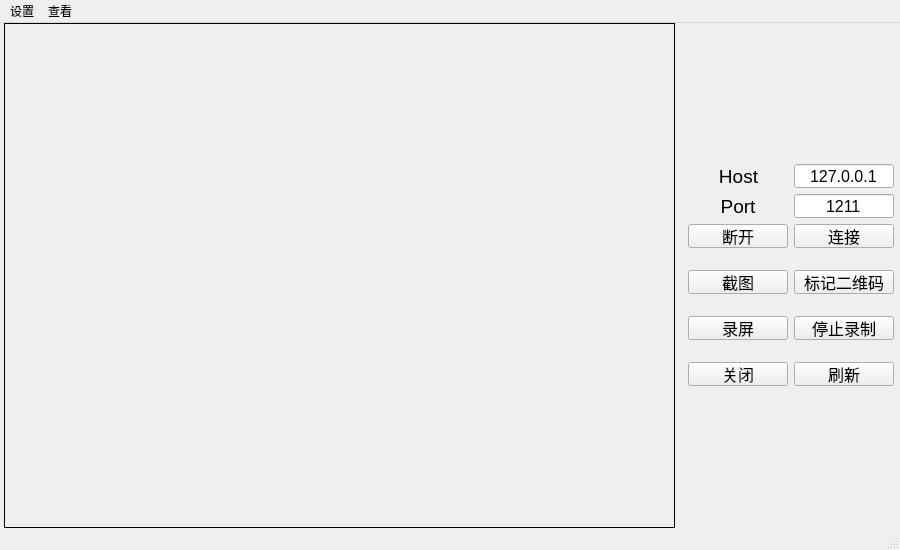
<?xml version="1.0" encoding="UTF-8"?>
<ui version="4.0">
 <class>MainWindow</class>
 <widget class="QMainWindow" name="MainWindow">
  <property name="windowModality">
   <enum>Qt::NonModal</enum>
  </property>
  <property name="geometry">
   <rect>
    <x>0</x>
    <y>0</y>
    <width>900</width>
    <height>550</height>
   </rect>
  </property>
  <property name="sizePolicy">
   <sizepolicy hsizetype="Preferred" vsizetype="Preferred">
    <horstretch>0</horstretch>
    <verstretch>0</verstretch>
   </sizepolicy>
  </property>
  <property name="minimumSize">
   <size>
    <width>0</width>
    <height>0</height>
   </size>
  </property>
  <property name="maximumSize">
   <size>
    <width>16777215</width>
    <height>16777215</height>
   </size>
  </property>
  <property name="windowTitle">
   <string>ClientGUI</string>
  </property>
  <property name="iconSize">
   <size>
    <width>128</width>
    <height>128</height>
   </size>
  </property>
  <widget class="QWidget" name="centralwidget">
   <property name="sizePolicy">
    <sizepolicy hsizetype="Expanding" vsizetype="Expanding">
     <horstretch>0</horstretch>
     <verstretch>0</verstretch>
    </sizepolicy>
   </property>
   <property name="minimumSize">
    <size>
     <width>900</width>
     <height>500</height>
    </size>
   </property>
   <property name="maximumSize">
    <size>
     <width>1920</width>
     <height>1080</height>
    </size>
   </property>
   <layout class="QHBoxLayout" name="horizontalLayout_2">
    <property name="sizeConstraint">
     <enum>QLayout::SetDefaultConstraint</enum>
    </property>
    <property name="leftMargin">
     <number>4</number>
    </property>
    <property name="topMargin">
     <number>0</number>
    </property>
    <property name="rightMargin">
     <number>4</number>
    </property>
    <property name="bottomMargin">
     <number>0</number>
    </property>
    <item>
     <widget class="QLabel" name="imageLabel">
      <property name="sizePolicy">
       <sizepolicy hsizetype="Expanding" vsizetype="Expanding">
        <horstretch>0</horstretch>
        <verstretch>0</verstretch>
       </sizepolicy>
      </property>
      <property name="minimumSize">
       <size>
        <width>640</width>
        <height>480</height>
       </size>
      </property>
      <property name="maximumSize">
       <size>
        <width>1280</width>
        <height>720</height>
       </size>
      </property>
      <property name="cursor">
       <cursorShape>CrossCursor</cursorShape>
      </property>
      <property name="frameShape">
       <enum>QFrame::Panel</enum>
      </property>
      <property name="text">
       <string/>
      </property>
      <property name="alignment">
       <set>Qt::AlignCenter</set>
      </property>
     </widget>
    </item>
    <item>
     <layout class="QHBoxLayout" name="horizontalLayout">
      <property name="sizeConstraint">
       <enum>QLayout::SetNoConstraint</enum>
      </property>
      <property name="leftMargin">
       <number>4</number>
      </property>
      <property name="topMargin">
       <number>4</number>
      </property>
      <property name="rightMargin">
       <number>4</number>
      </property>
      <property name="bottomMargin">
       <number>4</number>
      </property>
      <item>
       <layout class="QFormLayout" name="formLayout">
        <property name="sizeConstraint">
         <enum>QLayout::SetNoConstraint</enum>
        </property>
        <property name="labelAlignment">
         <set>Qt::AlignCenter</set>
        </property>
        <property name="formAlignment">
         <set>Qt::AlignCenter</set>
        </property>
        <property name="leftMargin">
         <number>0</number>
        </property>
        <property name="rightMargin">
         <number>1</number>
        </property>
        <property name="bottomMargin">
         <number>1</number>
        </property>
        <item row="0" column="0">
         <widget class="QLabel" name="hostLabel">
          <property name="font">
           <font>
            <pointsize>14</pointsize>
           </font>
          </property>
          <property name="text">
           <string>Host</string>
          </property>
          <property name="alignment">
           <set>Qt::AlignCenter</set>
          </property>
         </widget>
        </item>
        <item row="0" column="1">
         <widget class="QLineEdit" name="hostEdit">
          <property name="sizePolicy">
           <sizepolicy hsizetype="Preferred" vsizetype="Preferred">
            <horstretch>0</horstretch>
            <verstretch>0</verstretch>
           </sizepolicy>
          </property>
          <property name="minimumSize">
           <size>
            <width>100</width>
            <height>24</height>
           </size>
          </property>
          <property name="maximumSize">
           <size>
            <width>100</width>
            <height>24</height>
           </size>
          </property>
          <property name="font">
           <font>
            <pointsize>12</pointsize>
           </font>
          </property>
          <property name="inputMethodHints">
           <set>Qt::ImhNone</set>
          </property>
          <property name="text">
           <string>127.0.0.1</string>
          </property>
          <property name="maxLength">
           <number>15</number>
          </property>
          <property name="alignment">
           <set>Qt::AlignCenter</set>
          </property>
         </widget>
        </item>
        <item row="1" column="0">
         <widget class="QLabel" name="portLabel">
          <property name="font">
           <font>
            <pointsize>14</pointsize>
           </font>
          </property>
          <property name="text">
           <string>Port</string>
          </property>
          <property name="alignment">
           <set>Qt::AlignCenter</set>
          </property>
         </widget>
        </item>
        <item row="1" column="1">
         <widget class="QLineEdit" name="portEdit">
          <property name="sizePolicy">
           <sizepolicy hsizetype="Preferred" vsizetype="Preferred">
            <horstretch>0</horstretch>
            <verstretch>0</verstretch>
           </sizepolicy>
          </property>
          <property name="minimumSize">
           <size>
            <width>100</width>
            <height>24</height>
           </size>
          </property>
          <property name="maximumSize">
           <size>
            <width>100</width>
            <height>24</height>
           </size>
          </property>
          <property name="font">
           <font>
            <pointsize>12</pointsize>
           </font>
          </property>
          <property name="inputMethodHints">
           <set>Qt::ImhNone</set>
          </property>
          <property name="text">
           <string>1211</string>
          </property>
          <property name="maxLength">
           <number>5</number>
          </property>
          <property name="alignment">
           <set>Qt::AlignCenter</set>
          </property>
         </widget>
        </item>
        <item row="2" column="0">
         <widget class="QPushButton" name="closeButton">
          <property name="sizePolicy">
           <sizepolicy hsizetype="Preferred" vsizetype="Preferred">
            <horstretch>0</horstretch>
            <verstretch>0</verstretch>
           </sizepolicy>
          </property>
          <property name="minimumSize">
           <size>
            <width>100</width>
            <height>24</height>
           </size>
          </property>
          <property name="maximumSize">
           <size>
            <width>100</width>
            <height>24</height>
           </size>
          </property>
          <property name="font">
           <font>
            <pointsize>12</pointsize>
           </font>
          </property>
          <property name="text">
           <string>断开</string>
          </property>
         </widget>
        </item>
        <item row="2" column="1">
         <widget class="QPushButton" name="connectButton">
          <property name="sizePolicy">
           <sizepolicy hsizetype="Preferred" vsizetype="Preferred">
            <horstretch>0</horstretch>
            <verstretch>0</verstretch>
           </sizepolicy>
          </property>
          <property name="minimumSize">
           <size>
            <width>100</width>
            <height>24</height>
           </size>
          </property>
          <property name="maximumSize">
           <size>
            <width>100</width>
            <height>24</height>
           </size>
          </property>
          <property name="font">
           <font>
            <pointsize>12</pointsize>
           </font>
          </property>
          <property name="text">
           <string>连接</string>
          </property>
         </widget>
        </item>
        <item row="3" column="0">
         <spacer name="verticalSpacer">
          <property name="orientation">
           <enum>Qt::Vertical</enum>
          </property>
          <property name="sizeType">
           <enum>QSizePolicy::Fixed</enum>
          </property>
          <property name="sizeHint" stdset="0">
           <size>
            <width>10</width>
            <height>10</height>
           </size>
          </property>
         </spacer>
        </item>
        <item row="4" column="0">
         <widget class="QPushButton" name="downloadButton">
          <property name="sizePolicy">
           <sizepolicy hsizetype="Preferred" vsizetype="Preferred">
            <horstretch>0</horstretch>
            <verstretch>0</verstretch>
           </sizepolicy>
          </property>
          <property name="minimumSize">
           <size>
            <width>100</width>
            <height>24</height>
           </size>
          </property>
          <property name="maximumSize">
           <size>
            <width>100</width>
            <height>24</height>
           </size>
          </property>
          <property name="font">
           <font>
            <pointsize>12</pointsize>
           </font>
          </property>
          <property name="text">
           <string>截图</string>
          </property>
         </widget>
        </item>
        <item row="4" column="1">
         <widget class="QPushButton" name="decodeQRButton">
          <property name="sizePolicy">
           <sizepolicy hsizetype="Preferred" vsizetype="Preferred">
            <horstretch>0</horstretch>
            <verstretch>0</verstretch>
           </sizepolicy>
          </property>
          <property name="minimumSize">
           <size>
            <width>100</width>
            <height>24</height>
           </size>
          </property>
          <property name="maximumSize">
           <size>
            <width>100</width>
            <height>24</height>
           </size>
          </property>
          <property name="font">
           <font>
            <pointsize>12</pointsize>
           </font>
          </property>
          <property name="text">
           <string>标记二维码</string>
          </property>
         </widget>
        </item>
        <item row="5" column="0">
         <spacer name="verticalSpacer_2">
          <property name="orientation">
           <enum>Qt::Vertical</enum>
          </property>
          <property name="sizeType">
           <enum>QSizePolicy::Fixed</enum>
          </property>
          <property name="sizeHint" stdset="0">
           <size>
            <width>20</width>
            <height>10</height>
           </size>
          </property>
         </spacer>
        </item>
        <item row="8" column="1">
         <widget class="QPushButton" name="refreshButton">
          <property name="sizePolicy">
           <sizepolicy hsizetype="Preferred" vsizetype="Preferred">
            <horstretch>0</horstretch>
            <verstretch>0</verstretch>
           </sizepolicy>
          </property>
          <property name="minimumSize">
           <size>
            <width>100</width>
            <height>24</height>
           </size>
          </property>
          <property name="maximumSize">
           <size>
            <width>100</width>
            <height>24</height>
           </size>
          </property>
          <property name="font">
           <font>
            <pointsize>12</pointsize>
           </font>
          </property>
          <property name="text">
           <string>刷新</string>
          </property>
         </widget>
        </item>
        <item row="8" column="0">
         <widget class="QPushButton" name="closeAllButton">
          <property name="sizePolicy">
           <sizepolicy hsizetype="Fixed" vsizetype="Fixed">
            <horstretch>0</horstretch>
            <verstretch>0</verstretch>
           </sizepolicy>
          </property>
          <property name="minimumSize">
           <size>
            <width>100</width>
            <height>24</height>
           </size>
          </property>
          <property name="maximumSize">
           <size>
            <width>100</width>
            <height>24</height>
           </size>
          </property>
          <property name="font">
           <font>
            <pointsize>12</pointsize>
           </font>
          </property>
          <property name="text">
           <string>关闭</string>
          </property>
         </widget>
        </item>
        <item row="6" column="0">
         <widget class="QPushButton" name="recordButton">
          <property name="sizePolicy">
           <sizepolicy hsizetype="Fixed" vsizetype="Fixed">
            <horstretch>0</horstretch>
            <verstretch>0</verstretch>
           </sizepolicy>
          </property>
          <property name="minimumSize">
           <size>
            <width>100</width>
            <height>24</height>
           </size>
          </property>
          <property name="maximumSize">
           <size>
            <width>100</width>
            <height>24</height>
           </size>
          </property>
          <property name="font">
           <font>
            <pointsize>12</pointsize>
           </font>
          </property>
          <property name="text">
           <string>录屏</string>
          </property>
         </widget>
        </item>
        <item row="6" column="1">
         <widget class="QPushButton" name="stopRecordButton">
          <property name="sizePolicy">
           <sizepolicy hsizetype="Fixed" vsizetype="Fixed">
            <horstretch>0</horstretch>
            <verstretch>0</verstretch>
           </sizepolicy>
          </property>
          <property name="minimumSize">
           <size>
            <width>100</width>
            <height>24</height>
           </size>
          </property>
          <property name="maximumSize">
           <size>
            <width>100</width>
            <height>24</height>
           </size>
          </property>
          <property name="font">
           <font>
            <pointsize>12</pointsize>
           </font>
          </property>
          <property name="text">
           <string>停止录制</string>
          </property>
         </widget>
        </item>
        <item row="7" column="0">
         <spacer name="verticalSpacer_3">
          <property name="orientation">
           <enum>Qt::Vertical</enum>
          </property>
          <property name="sizeType">
           <enum>QSizePolicy::Fixed</enum>
          </property>
          <property name="sizeHint" stdset="0">
           <size>
            <width>20</width>
            <height>10</height>
           </size>
          </property>
         </spacer>
        </item>
       </layout>
      </item>
     </layout>
    </item>
   </layout>
  </widget>
  <widget class="QMenuBar" name="menubar">
   <property name="geometry">
    <rect>
     <x>0</x>
     <y>0</y>
     <width>900</width>
     <height>26</height>
    </rect>
   </property>
   <widget class="QMenu" name="menu">
    <property name="title">
     <string>设置</string>
    </property>
    <addaction name="actionEditOutputPath"/>
   </widget>
   <widget class="QMenu" name="menu_2">
    <property name="title">
     <string>查看</string>
    </property>
    <addaction name="actionOpenFrames"/>
    <addaction name="actionOpenVideos"/>
   </widget>
   <addaction name="menu"/>
   <addaction name="menu_2"/>
  </widget>
  <widget class="QStatusBar" name="statusbar"/>
  <action name="actionEditOutputPath">
   <property name="text">
    <string>编辑保存路径</string>
   </property>
  </action>
  <action name="actionOpenFrames">
   <property name="text">
    <string>查看截图</string>
   </property>
  </action>
  <action name="actionOpenVideos">
   <property name="text">
    <string>查看录屏</string>
   </property>
  </action>
 </widget>
 <resources/>
 <connections>
  <connection>
   <sender>closeButton</sender>
   <signal>clicked()</signal>
   <receiver>MainWindow</receiver>
   <slot>closeCamera()</slot>
   <hints>
    <hint type="sourcelabel">
     <x>754</x>
     <y>194</y>
    </hint>
    <hint type="destinationlabel">
     <x>870</x>
     <y>139</y>
    </hint>
   </hints>
  </connection>
  <connection>
   <sender>decodeQRButton</sender>
   <signal>clicked()</signal>
   <receiver>MainWindow</receiver>
   <slot>decodeQR()</slot>
   <hints>
    <hint type="sourcelabel">
     <x>860</x>
     <y>292</y>
    </hint>
    <hint type="destinationlabel">
     <x>900</x>
     <y>232</y>
    </hint>
   </hints>
  </connection>
  <connection>
   <sender>downloadButton</sender>
   <signal>clicked()</signal>
   <receiver>MainWindow</receiver>
   <slot>download()</slot>
   <hints>
    <hint type="sourcelabel">
     <x>754</x>
     <y>292</y>
    </hint>
    <hint type="destinationlabel">
     <x>775</x>
     <y>216</y>
    </hint>
   </hints>
  </connection>
  <connection>
   <sender>connectButton</sender>
   <signal>clicked()</signal>
   <receiver>MainWindow</receiver>
   <slot>connect()</slot>
   <hints>
    <hint type="sourcelabel">
     <x>860</x>
     <y>194</y>
    </hint>
    <hint type="destinationlabel">
     <x>848</x>
     <y>177</y>
    </hint>
   </hints>
  </connection>
  <connection>
   <sender>refreshButton</sender>
   <signal>clicked()</signal>
   <receiver>MainWindow</receiver>
   <slot>refreshGraphicsViewSize()</slot>
   <hints>
    <hint type="sourcelabel">
     <x>860</x>
     <y>481</y>
    </hint>
    <hint type="destinationlabel">
     <x>714</x>
     <y>512</y>
    </hint>
   </hints>
  </connection>
  <connection>
   <sender>closeAllButton</sender>
   <signal>clicked()</signal>
   <receiver>MainWindow</receiver>
   <slot>close()</slot>
   <hints>
    <hint type="sourcelabel">
     <x>667</x>
     <y>468</y>
    </hint>
    <hint type="destinationlabel">
     <x>700</x>
     <y>421</y>
    </hint>
   </hints>
  </connection>
  <connection>
   <sender>recordButton</sender>
   <signal>clicked()</signal>
   <receiver>MainWindow</receiver>
   <slot>record()</slot>
   <hints>
    <hint type="sourcelabel">
     <x>715</x>
     <y>382</y>
    </hint>
    <hint type="destinationlabel">
     <x>679</x>
     <y>321</y>
    </hint>
   </hints>
  </connection>
  <connection>
   <sender>stopRecordButton</sender>
   <signal>clicked()</signal>
   <receiver>MainWindow</receiver>
   <slot>stopRecord()</slot>
   <hints>
    <hint type="sourcelabel">
     <x>804</x>
     <y>371</y>
    </hint>
    <hint type="destinationlabel">
     <x>822</x>
     <y>319</y>
    </hint>
   </hints>
  </connection>
  <connection>
   <sender>actionEditOutputPath</sender>
   <signal>triggered()</signal>
   <receiver>MainWindow</receiver>
   <slot>editPath()</slot>
   <hints>
    <hint type="sourcelabel">
     <x>-1</x>
     <y>-1</y>
    </hint>
    <hint type="destinationlabel">
     <x>449</x>
     <y>274</y>
    </hint>
   </hints>
  </connection>
  <connection>
   <sender>actionOpenFrames</sender>
   <signal>triggered()</signal>
   <receiver>MainWindow</receiver>
   <slot>openFrames()</slot>
   <hints>
    <hint type="sourcelabel">
     <x>-1</x>
     <y>-1</y>
    </hint>
    <hint type="destinationlabel">
     <x>449</x>
     <y>274</y>
    </hint>
   </hints>
  </connection>
  <connection>
   <sender>actionOpenVideos</sender>
   <signal>triggered()</signal>
   <receiver>MainWindow</receiver>
   <slot>openVideos()</slot>
   <hints>
    <hint type="sourcelabel">
     <x>-1</x>
     <y>-1</y>
    </hint>
    <hint type="destinationlabel">
     <x>449</x>
     <y>274</y>
    </hint>
   </hints>
  </connection>
 </connections>
 <slots>
  <slot>connect()</slot>
  <slot>download()</slot>
  <slot>decodeQR()</slot>
  <slot>record()</slot>
  <slot>stopRecord()</slot>
  <slot>closeCamera()</slot>
  <slot>refreshGraphicsViewSize()</slot>
  <slot>editPath()</slot>
  <slot>openFrames()</slot>
  <slot>openVideos()</slot>
 </slots>
</ui>
